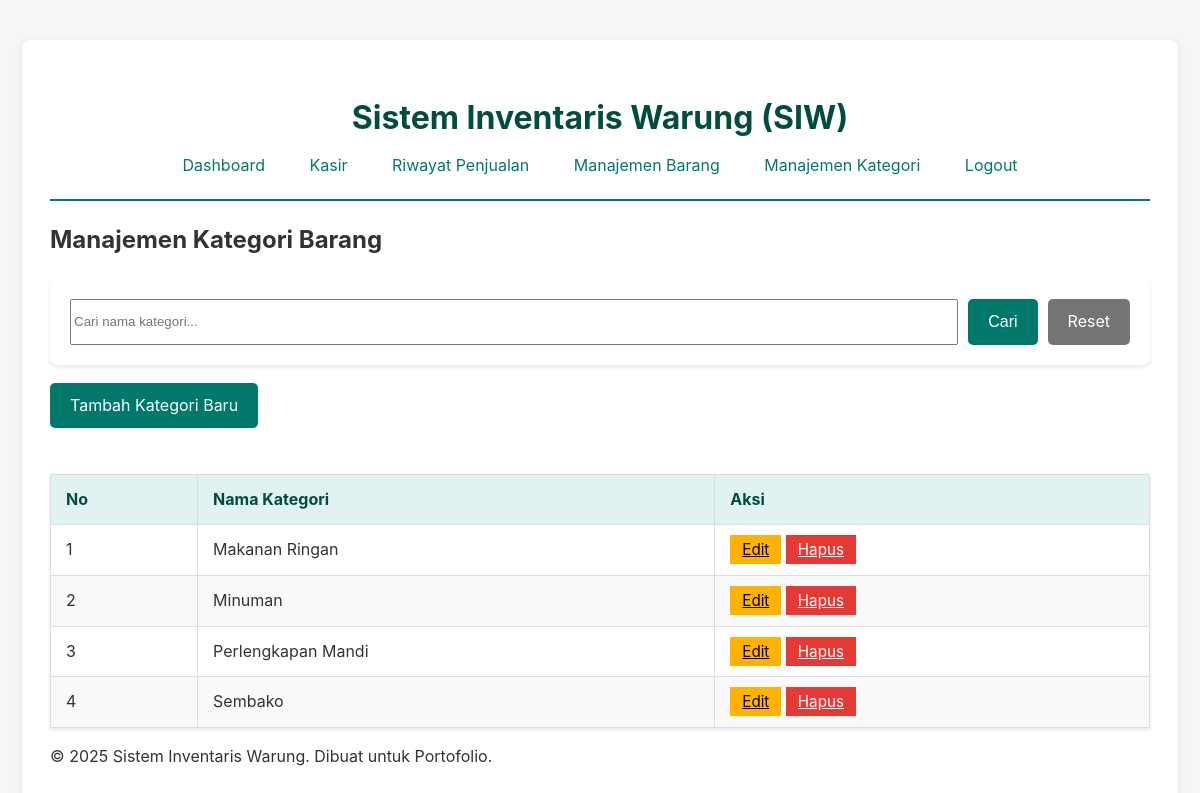
The app's page /public/daftar_kategori.php (signed in) with its own data.
### tables this page shows
CREATE TABLE tabel_kategori (
    id_kategori INT AUTO_INCREMENT PRIMARY KEY,
    nama_kategori VARCHAR(100) NOT NULL
);

### public/daftar_kategori.php (the view, shortened to what this page needs)
<?php
require_once '../config/database.php';
require_once 'templates/header.php';
$search = isset($_GET['search']) ? trim($_GET['search']) : '';
$where = '';
$params = [];
try {
    $stmt = $pdo->prepare("SELECT * FROM tabel_kategori $where ORDER BY nama_kategori ASC");
    $stmt->execute($params);
    $kategori_list = $stmt->fetchAll(PDO::FETCH_ASSOC);
} catch (PDOException $e) {
    echo "<div class='alert alert-error'>Gagal mengambil data kategori: ". $e->getMessage(). "</div>";
    $kategori_list =[];
}
?>
<h2>Manajemen Kategori Barang</h2>
<form method="get" style="margin-bottom:18px; display:flex; gap:10px; flex-wrap:wrap;">
    <input type="text" name="search" placeholder="Cari nama kategori..." value="<?php echo htmlspecialchars($search); ?>" style="flex:1; min-width:180px;">
    <button type="submit" class="btn">Cari</button>
    <a href="daftar_kategori.php" class="btn btn-secondary">Reset</a>
</form>
<a href="tambah_kategori.php" class="btn">Tambah Kategori Baru</a>
<br><br>
<table>
    <thead>
        <tr>
            <th>No</th>
            <th>Nama Kategori</th>
            <th>Aksi</th>
        </tr>
    </thead>
    <tbody>
        <?php if (count($kategori_list) > 0):?>
            <?php foreach ($kategori_list as $index => $kategori):?>
                <tr>
                    <td><?php echo $index + 1;?></td>
                    <td><?php echo htmlspecialchars($kategori['nama_kategori']); ?></td>
                    <td>
                        <a href="edit_kategori.php?id=<?php echo $kategori['id_kategori'];?>" class="btn-edit">Edit</a>
                        <a href="kategori_handler.php?hapus_id=<?php echo $kategori['id_kategori'];?>" class="btn-hapus" onclick="return confirm('Menghapus kategori ini akan gagal jika masih ada barang yang terkait. Lanjutkan?');">Hapus</a>
                    </td>
                </tr>
            <?php endforeach;?>
        <?php else:?>
            <tr>
                <td colspan="3">Belum ada data kategori.</td>
            </tr>
        <?php endif;?>
    </tbody>
</table>
<?php
require_once 'templates/footer.php';
?>

### public/style.css (style rules this page uses)
body { font-family: -apple-system, BlinkMacSystemFont, "Segoe UI", Roboto, Helvetica, Arial, sans-serif; line-height: 1.6; background-color: #f4f7f6; color: #333; margin: 0; }
table { width: 100%; border-collapse: collapse; margin-top: 20px; background-color: #fff; box-shadow: 0 2px 4px rgba(0,0,0,0.1); }
th, td { padding: 12px 15px; border: 1px solid #ddd; text-align: left; }
thead th { background-color: #e0f2f1; color: #004d40; font-weight: bold; }
tbody tr:nth-child(even) { background-color: #f9f9f9; }
form { background-color: #fff; padding: 20px; border-radius: 8px; box-shadow: 0 2px 4px rgba(0,0,0,0.1); }
.btn, button { display: inline-block; background-color: #00796b; color: #fff; padding: 10px 20px; border: none; border-radius: 5px; cursor: pointer; text-decoration: none; font-size: 1rem; transition: background 0.2s; }
.btn-secondary { background-color: #757575; color: #fff; }
.btn-edit { background-color: #ffb300; color: #000; padding: 5px 12px; font-size: 0.95rem; }
.btn-hapus { background-color: #e53935; color: #fff; padding: 5px 12px; font-size: 0.95rem; }

### records on screen
tabel_kategori: nama_kategori "Makanan Ringan"
tabel_kategori: nama_kategori "Minuman"
tabel_kategori: nama_kategori "Perlengkapan Mandi"
tabel_kategori: nama_kategori "Sembako"
